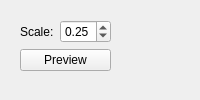
             <widget class="QWidget" name="platenessLowestScaleTab">
              <attribute name="title">
               <string>Lowest</string>
              </attribute>
              <layout class="QHBoxLayout" name="horizontalLayout_4">
               <item>
                <widget class="QWidget" name="platenessLowestScaleControls" native="true">
                 <property name="sizePolicy">
                  <sizepolicy hsizetype="Minimum" vsizetype="Preferred">
                   <horstretch>0</horstretch>
                   <verstretch>0</verstretch>
                  </sizepolicy>
                 </property>
                 <layout class="QFormLayout" name="formLayout_5">
                  <property name="fieldGrowthPolicy">
                   <enum>QFormLayout::AllNonFixedFieldsGrow</enum>
                  </property>
                  <item row="0" column="0">
                   <widget class="QLabel" name="platenessLowestScaleLabel">
                    <property name="text">
                     <string>Scale:</string>
                    </property>
                   </widget>
                  </item>
                  <item row="0" column="1">
                   <widget class="QDoubleSpinBox" name="platenessLowestScaleDoubleSpinBox">
                    <property name="minimum">
                     <double>0.000000000000000</double>
                    </property>
                    <property name="maximum">
                     <double>2.000000000000000</double>
                    </property>
                    <property name="value">
                     <double>0.250000000000000</double>
                    </property>
                   </widget>
                  </item>
                  <item row="1" column="0" colspan="2">
                   <widget class="QPushButton" name="platenessLowestScalePreview">
                    <property name="text">
                     <string>Preview</string>
                    </property>
                   </widget>
                  </item>
                 </layout>
                </widget>
               </item>
               <item>
                <widget class="QWidget" name="widget_7" native="true">
                 <property name="sizePolicy">
                  <sizepolicy hsizetype="Expanding" vsizetype="Expanding">
                   <horstretch>0</horstretch>
                   <verstretch>0</verstretch>
                  </sizepolicy>
                 </property>
                 <layout class="QVBoxLayout" name="verticalLayout_2">
                  <item>
                   <widget class="QVTKWidget" name="lowestScaleSelectionQVTKView" native="true">
                    <property name="sizePolicy">
                     <sizepolicy hsizetype="Expanding" vsizetype="Expanding">
                      <horstretch>0</horstretch>
                      <verstretch>0</verstretch>
                     </sizepolicy>
                    </property>
                   </widget>
                  </item>
                 </layout>
                </widget>
               </item>
              </layout>
              <zorder>widget_7</zorder>
              <zorder>platenessLowestScaleControls</zorder>
             </widget>
